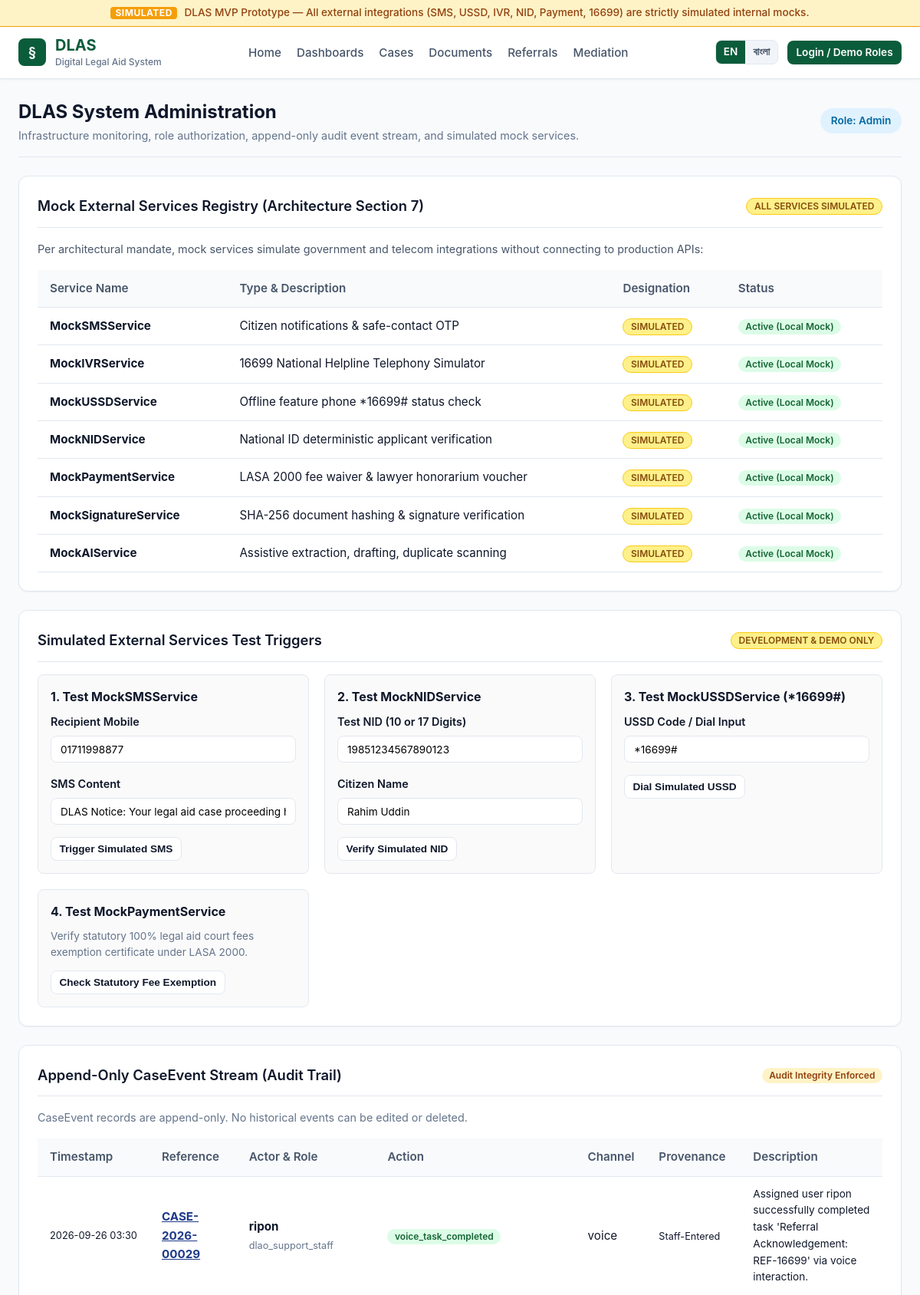
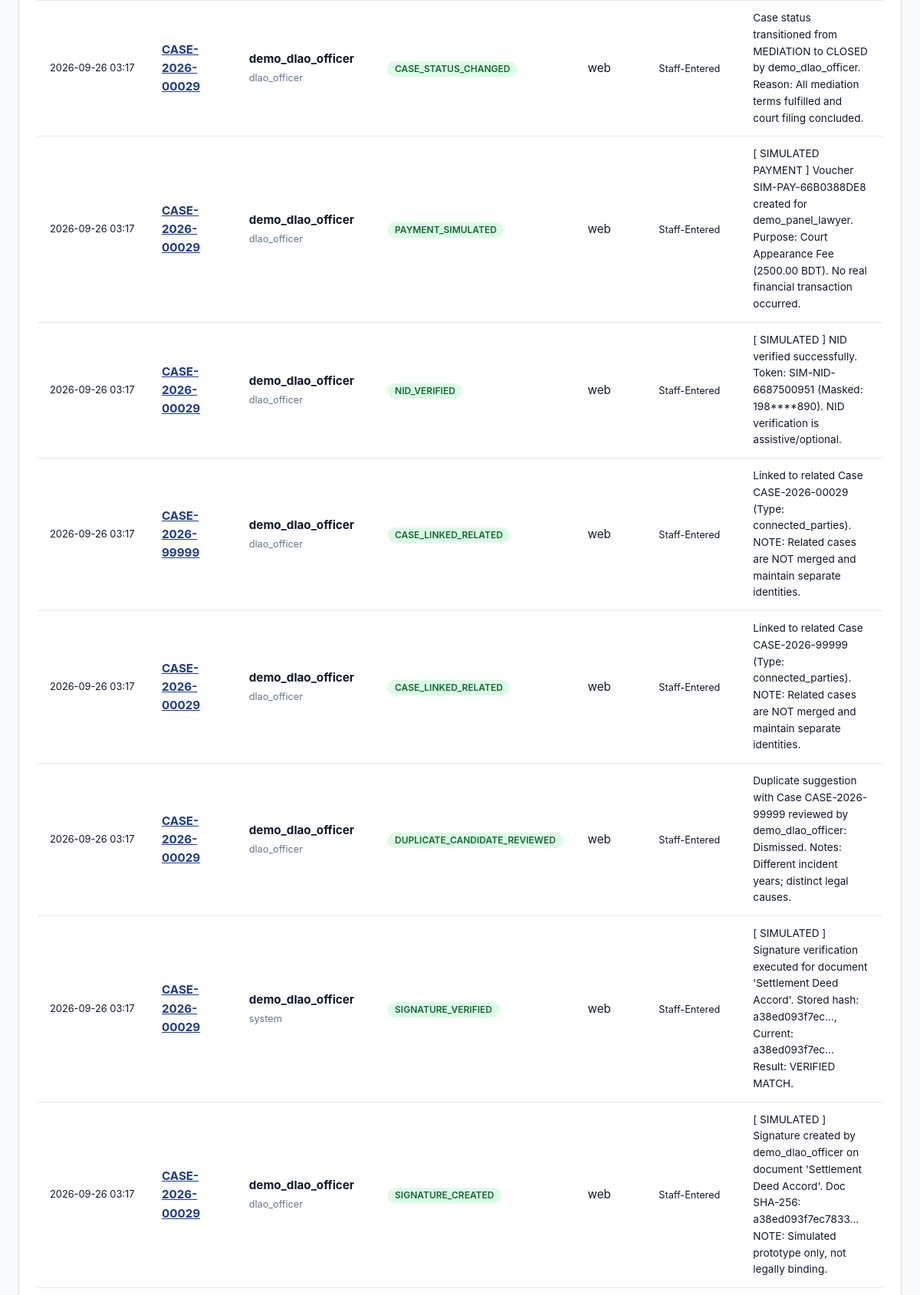
Screenshot of /dashboard/admin/ (upper part) with the database file from the repository (2 pictures, top to bottom).
### cases/models.py (models this page shows, shortened)
class CaseEvent(models.Model):
    PROVENANCE_APPLICANT_CONFIRMED = 'applicant_confirmed'
    PROVENANCE_REPRESENTATIVE_REPORTED = 'representative_reported'
    PROVENANCE_INTERMEDIARY_TRANSLATED = 'intermediary_translated'
    PROVENANCE_STAFF_ENTERED = 'staff_entered'
    PROVENANCE_AI_INFERRED = 'ai_inferred'
    PROVENANCE_CHOICES = [
        (PROVENANCE_APPLICANT_CONFIRMED, 'Applicant-Confirmed'),
        (PROVENANCE_REPRESENTATIVE_REPORTED, 'Representative-Reported'),
        (PROVENANCE_INTERMEDIARY_TRANSLATED, 'Intermediary-Translated'),
        (PROVENANCE_STAFF_ENTERED, 'Staff-Entered'),
        (PROVENANCE_AI_INFERRED, 'AI-Inferred'),
    ]
    case = models.ForeignKey(
        CaseRecord,
        null=True,
        blank=True,
        on_delete=models.PROTECT,
        related_name='events'
    )
    application = models.ForeignKey(
        Application,
        null=True,
        blank=True,
        on_delete=models.PROTECT,
        related_name='events'
    )
    actor = models.ForeignKey(
        User,
        null=True,
        blank=True,
        on_delete=models.PROTECT,
        related_name='case_events'
    )
    actor_role = models.CharField(max_length=64)
    channel = models.CharField(max_length=32)
    action = models.CharField(max_length=64)
    description = models.TextField()
    provenance = models.CharField(max_length=64, choices=PROVENANCE_CHOICES)
    authority = models.CharField(max_length=128, null=True, blank=True)
    created_at = models.DateTimeField(auto_now_add=True)
    class Meta:
        ordering = ['created_at']
        verbose_name = 'Case Event'
        verbose_name_plural = 'Case Events'

class CaseRecord(models.Model):
    PRIORITY_LOW = 'LOW'
    PRIORITY_MEDIUM = 'MEDIUM'
    PRIORITY_HIGH = 'HIGH'
    PRIORITY_URGENT = 'URGENT'
    PRIORITY_CHOICES = [
        (PRIORITY_LOW, 'Low'),
        (PRIORITY_MEDIUM, 'Medium'),
        (PRIORITY_HIGH, 'High'),
        (PRIORITY_URGENT, 'Urgent'),
    ]
    STATUS_ACCEPTED = 'ACCEPTED'
    STATUS_IN_PROGRESS = 'IN_PROGRESS'
    STATUS_REFERRED = 'REFERRED'
    STATUS_MEDIATION = 'MEDIATION'
    STATUS_RESOLVED = 'RESOLVED'
    STATUS_CLOSED = 'CLOSED'
    STATUS_CHOICES = [
        (STATUS_ACCEPTED, 'Accepted'),
        (STATUS_IN_PROGRESS, 'In Progress'),
        (STATUS_REFERRED, 'Referred'),
        (STATUS_MEDIATION, 'Mediation'),
        (STATUS_RESOLVED, 'Resolved'),
        (STATUS_CLOSED, 'Closed'),
    ]
    case_id = models.CharField(max_length=64, unique=True, db_index=True)
    application = models.OneToOneField(
        Application,
        on_delete=models.PROTECT,
        related_name='case_record'
    )
    assigned_officer = models.ForeignKey(
        User,
        on_delete=models.PROTECT,
        related_name='assigned_officer_cases'
    )
    assigned_lawyer = models.ForeignKey(
        User,
        null=True,
        blank=True,
        on_delete=models.SET_NULL,
        related_name='assigned_lawyer_cases'
    )
    priority = models.CharField(max_length=20, choices=PRIORITY_CHOICES, default=PRIORITY_MEDIUM)
    status = models.CharField(max_length=32, choices=STATUS_CHOICES, default=STATUS_ACCEPTED)
    accepted_at = models.DateTimeField(default=timezone.now)
    closed_at = models.DateTimeField(null=True, blank=True)
    created_at = models.DateTimeField(auto_now_add=True)
    updated_at = models.DateTimeField(auto_now=True)
    class Meta:
        ordering = ['-created_at']
        verbose_name = 'Case Record'
        verbose_name_plural = 'Case Records'

### dashboard/views.py (the view, shortened to what this page needs)
# urls.py: path('admin/', views.admin_dashboard, name='admin'),
def admin_dashboard(request):
    from cases.models import CaseEvent
    from core.mock_services import (
        MockSMSService,
        MockIVRService,
        MockUSSDService,
        MockNIDService,
        MockPaymentService,
        MockSignatureService,
    )
    from cases.ai_service import MockAIService
    events = CaseEvent.objects.all().select_related('case', 'application', 'actor').order_by('-created_at')[:35]
    simulated_result = None
    return render(request, 'dashboard/admin.html', {
        'events': events,
        'simulated_result': simulated_result,
        'mock_services': [
            {'name': 'MockSMSService', 'desc_en': 'Citizen notifications & safe-contact OTP', 'desc_bn': 'নাগরিক নোটিফিকেশন ও নিরাপদ বিকল্প নম্বর ওটিপি', 'status': 'SIMULATED'},
            {'name': 'MockIVRService', 'desc_en': '16699 National Helpline Telephony Simulator', 'desc_bn': '১৬৬৯৯ জাতীয় হেল্পলাইন ভয়েস টেলিফোনি সিমুলেটর', 'status': 'SIMULATED'},
            {'name': 'MockUSSDService', 'desc_en': 'Offline feature phone *16699# status check', 'desc_bn': 'ফিচার ফোনে অফলাইন *১৬৬৯৯# অনুসন্ধান গেটওয়ে', 'status': 'SIMULATED'},
            {'name': 'MockNIDService', 'desc_en': 'National ID deterministic applicant verification', 'desc_bn': 'জাতীয় পরিচয়পত্র পরীক্ষামূলক সিমুলেটেড যাচাইকরণ', 'status': 'SIMULATED'},
            {'name': 'MockPaymentService', 'desc_en': 'LASA 2000 fee waiver & lawyer honorarium voucher', 'desc_bn': 'লিগ্যাল এইড ফি মওকুফ ও আইনজীবী ভাতা সিমুলেশন', 'status': 'SIMULATED'},
            {'name': 'MockSignatureService', 'desc_en': 'SHA-256 document hashing & signature verification', 'desc_bn': 'এসএইচএ-২৫৬ হ্যাশিং ও ইলেকট্রনিক স্বাক্ষর সিমুলেশন', 'status': 'SIMULATED'},
            {'name': 'MockAIService', 'desc_en': 'Assistive extraction, drafting, duplicate scanning', 'desc_bn': 'সহায়তাকৃত তথ্য নিষ্কাশন ও ড্রাফটিং', 'status': 'SIMULATED'},
        ]
    })

### templates/dashboard/admin.html (shortened to what this page needs)
{% extends 'base.html' %}
{% load dlas_tags %}
{% block content %}
<div class="dashboard-header">
  <div>
    <h2>{% tr "DLAS System Administration" "ডিএলএএস সিস্টেম প্রশাসন" %}</h2>
    <p style="color: var(--text-muted); font-size: 0.9rem;">
      {% tr "Infrastructure monitoring, role authorization, append-only audit event stream, and simulated mock services." "ইনফ্রাস্ট্রাকচার পর্যবেক্ষণ, রোল অনুমতি, অপরিবর্তনীয় অডিট লগ এবং সিমুলেটেড মক সার্ভিস ব্যবস্থাপনা।" %}
    </p>
  </div>
  <div>
    <span class="role-pill">{% tr "Role: Admin" "রোল: সিস্টেম অ্যাডমিন" %}</span>
  </div>
</div>
<div class="card">
  <div class="card-header">
    <h3 class="card-title">{% tr "Mock External Services Registry (Architecture Section 7)" "মক বাহ্যিক সেবা তালিকা (আর্কিটেকচার বিভাগ ৭)" %}</h3>
    <span class="badge badge-simulated">{% tr "ALL SERVICES SIMULATED" "সকল সেবা সিমুলেটেড" %}</span>
  </div>
  <p style="color: var(--text-secondary); font-size: 0.9rem; margin-bottom: 1rem;">
    {% tr "Per architectural mandate, mock services simulate government and telecom integrations without connecting to production APIs:" "আর্কিটেকচার নির্দেশ অনুযায়ী, মূল সরকারি বা টেলিকম এপিআই এর সাথে যুক্ত না হয়ে অভ্যন্তরীণ সিমুলেশন চলছে:" %}
  </p>
  <div class="table-container">
    <table class="table">
      <thead>
        <tr>
          <th>{% tr "Service Name" "সেবার নাম" %}</th>
          <th>{% tr "Type & Description" "ধরন ও বিবরণ" %}</th>
          <th>{% tr "Designation" "চিহ্নিতকরণ" %}</th>
          <th>{% tr "Status" "অবস্থা" %}</th>
        </tr>
      </thead>
      <tbody>
        {% for svc in mock_services %}
          <tr>
            <td><strong>{{ svc.name }}</strong></td>
            <td>{% tr svc.desc_en svc.desc_bn %}</td>
            <td><span class="badge badge-simulated">{% tr "SIMULATED" "সিমুলেটেড" %}</span></td>
            <td><span class="badge badge-accepted">{% tr "Active (Local Mock)" "সক্রিয় (অভ্যন্তরীণ মক)" %}</span></td>
          </tr>
        {% endfor %}
      </tbody>
    </table>
  </div>
</div>
<div class="card">
  <div class="card-header">
    <h3 class="card-title">{% tr "Simulated External Services Test Triggers" "সিমুলেটেড বাহ্যিক সেবা পরীক্ষণ কেন্দ্র" %}</h3>
    <span class="badge badge-simulated">{% tr "DEVELOPMENT & DEMO ONLY" "শুধুমাত্র টেস্ট ও ডেমো" %}</span>
  </div>
  <div class="grid-2">
    <div style="border: 1px solid var(--border-color); border-radius: var(--radius-md); padding: 1rem; background-color: #fafafa;">
      <h4 style="margin-bottom: 0.5rem;">{% tr "1. Test MockSMSService" "১. MockSMSService পরীক্ষা" %}</h4>
      <form method="POST" action="{% url 'dashboard:admin' %}">
        <div class="form-group">
          <label class="form-label">{% tr "Recipient Mobile" "প্রাপকের মোবাইল" %}</label>
          <input type="text" name="phone" value="01711998877" class="form-input" style="font-size: 0.85rem;">
        </div>
        <div class="form-group">
          <label class="form-label">{% tr "SMS Content" "এসএমএস বার্তা" %}</label>
          <input type="text" name="message" value="DLAS Notice: Your legal aid case proceeding hearing is scheduled for tomorrow." class="form-input" style="font-size: 0.85rem;">
        </div>
        <button type="submit" class="btn btn-secondary btn-sm">
          {% tr "Trigger Simulated SMS" "সিমুলেটেড এসএমএস পাঠান" %}
        </button>
      </form>
    </div>
    <div style="border: 1px solid var(--border-color); border-radius: var(--radius-md); padding: 1rem; background-color: #fafafa;">
      <h4 style="margin-bottom: 0.5rem;">{% tr "2. Test MockNIDService" "২. MockNIDService পরীক্ষা" %}</h4>
      <form method="POST" action="{% url 'dashboard:admin' %}">
        <div class="form-group">
          <label class="form-label">{% tr "Test NID (10 or 17 Digits)" "টেস্ট এনআইডি (১০ বা ১৭ ডিজিট)" %}</label>
          <input type="text" name="nid_number" value="19851234567890123" class="form-input" style="font-size: 0.85rem;">
        </div>
        <div class="form-group">
          <label class="form-label">{% tr "Citizen Name" "নাগরিকের নাম" %}</label>
          <input type="text" name="name" value="Rahim Uddin" class="form-input" style="font-size: 0.85rem;">
        </div>
        <button type="submit" class="btn btn-secondary btn-sm">
          {% tr "Verify Simulated NID" "সিমুলেটেড এনআইডি যাচাই করুন" %}
        </button>
      </form>
    </div>
    <div style="border: 1px solid var(--border-color); border-radius: var(--radius-md); padding: 1rem; background-color: #fafafa;">
      <h4 style="margin-bottom: 0.5rem;">{% tr "3. Test MockUSSDService (*16699#)" "৩. MockUSSDService পরীক্ষা (*১৬৬৯৯#)" %}</h4>
      <form method="POST" action="{% url 'dashboard:admin' %}">
        <div class="form-group">
          <label class="form-label">{% tr "USSD Code / Dial Input" "ইউএসএসডি ইনপুট" %}</label>
          <input type="text" name="ussd_input" value="*16699#" class="form-input" style="font-size: 0.85rem;">
        </div>
        <button type="submit" class="btn btn-secondary btn-sm">
          {% tr "Dial Simulated USSD" "সিমুলেটেড ইউএসএসডি ডায়াল করুন" %}
        </button>
      </form>
    </div>
    <div style="border: 1px solid var(--border-color); border-radius: var(--radius-md); padding: 1rem; background-color: #fafafa;">
      <h4 style="margin-bottom: 0.5rem;">{% tr "4. Test MockPaymentService" "৪. MockPaymentService পরীক্ষা" %}</h4>
      <form method="POST" action="{% url 'dashboard:admin' %}">
        <p style="font-size: 0.85rem; color: var(--text-muted); margin-bottom: 0.75rem;">
          {% tr "Verify statutory 100% legal aid court fees exemption certificate under LASA 2000." "লিগ্যাল এইড সার্ভিসেস অ্যাক্ট ২০০০ অনুযায়ী শতভাগ ফি মওকুফ সনদ যাচাই।" %}
        </p>
        <button type="submit" class="btn btn-secondary btn-sm">
          {% tr "Check Statutory Fee Exemption" "ফি মওকুফ সনদ যাচাই করুন" %}
        </button>
      </form>
    </div>
  </div>
</div>
<div class="card">
  <div class="card-header">
    <h3 class="card-title">{% tr "Append-Only CaseEvent Stream (Audit Trail)" "অপরিবর্তনীয় CaseEvent অডিট স্ট্রিম (অডিট ট্রেইল)" %}</h3>
    <span class="badge badge-under-review">{% tr "Audit Integrity Enforced" "অডিট সুরক্ষা নিশ্চিত" %}</span>
  </div>
  <p style="color: var(--text-muted); font-size: 0.9rem; margin-bottom: 1rem;">
    {% tr "CaseEvent records are append-only. No historical events can be edited or deleted." "CaseEvent রেকর্ড সর্বদা অপরিবর্তনীয়। কোনো পূর্ববর্তী ইভেন্ট মুছে ফেলা বা পরিবর্তন করা অসম্ভব।" %}
  </p>
  {% if events %}
    <div class="table-container">
      <table class="table">
        <thead>
          <tr>
            <th>{% tr "Timestamp" "সময়" %}</th>
            <th>{% tr "Reference" "নম্বর" %}</th>
            <th>{% tr "Actor & Role" "ব্যবহারকারী ও রোল" %}</th>
            <th>{% tr "Action" "পদক্ষেপ" %}</th>
            <th>{% tr "Channel" "চ্যানেল" %}</th>
            <th>{% tr "Provenance" "উৎস" %}</th>
            <th>{% tr "Description" "বিবরণ" %}</th>
          </tr>
        </thead>
        <tbody>
          {% for ev in events %}
            <tr>
              <td style="font-size: 0.8rem; white-space: nowrap;">{{ ev.created_at|date:"Y-m-d H:i" }}</td>
              <td style="font-weight: 700;">
                {% if ev.case %}
                  <a href="{% url 'cases:officer_case_detail' ev.case.case_id %}" style="color: var(--secondary-color);">{{ ev.case.case_id }}</a>
                {% elif ev.application %}
                  <a href="{% url 'cases:officer_application_detail' ev.application.application_id %}">{{ ev.application.application_id }}</a>
                {% else %}
                  —
                {% endif %}
              </td>
              <td>
                <strong>{{ ev.actor.username|default:"System" }}</strong><br>
                <small style="color: var(--text-muted);">{{ ev.actor_role }}</small>
              </td>
              <td><span class="badge badge-accepted" style="font-size: 0.75rem;">{{ ev.action }}</span></td>
              <td>{{ ev.channel }}</td>
              <td><small>{{ ev.get_provenance_display }}</small></td>
              <td style="font-size: 0.85rem; max-width: 320px;">{{ ev.description }}</td>
            </tr>
          {% endfor %}
        </tbody>
      </table>
    </div>
  {% else %}
    <div class="empty-state">
      <p>{% tr "No CaseEvent records logged in current database." "ডাটাবেজে এখনো কোনো CaseEvent রেকর্ড তৈরি হয়নি।" %}</p>
    </div>
  {% endif %}
</div>
{% endblock %}

### rows the page displays
CaseEvent: created_at "2026-09-26 03:30", case.case_id "CASE-2026-00029", actor.username "ripon", actor_role "dlao_support_staff", action "voice_task_completed", channel "voice", provenance "Staff-Entered", description "Assigned user ripon successfully completed task 'Referral Acknowledgement: REF-16699' via voice interaction."
CaseEvent: created_at "2026-09-26 03:17", case.case_id "CASE-2026-00029", actor.username "demo_dlao_officer", actor_role "dlao_officer", action "CASE_STATUS_CHANGED", channel "web", provenance "Staff-Entered", description "Case status transitioned from MEDIATION to CLOSED by demo_dlao_officer. Reason: All mediation terms fulfilled and court filing concluded."
CaseEvent: created_at "2026-09-26 03:17", case.case_id "CASE-2026-00029", actor.username "demo_dlao_officer", actor_role "dlao_officer", action "PAYMENT_SIMULATED", channel "web", provenance "Staff-Entered", description "[ SIMULATED PAYMENT ] Voucher SIM-PAY-66B0388DE8 created for demo_panel_lawyer. Purpose: Court Appearance Fee (2500.00 BDT). No real financial transaction occurred."
CaseEvent: created_at "2026-09-26 03:17", case.case_id "CASE-2026-00029", actor.username "demo_dlao_officer", actor_role "dlao_officer", action "NID_VERIFIED", channel "web", provenance "Staff-Entered", description "[ SIMULATED ] NID verified successfully. Token: SIM-NID-6687500951 (Masked: 198****890). NID verification is assistive/optional."
CaseEvent: created_at "2026-09-26 03:17", case.case_id "CASE-2026-99999", actor.username "demo_dlao_officer", actor_role "dlao_officer", action "CASE_LINKED_RELATED", channel "web", provenance "Staff-Entered", description "Linked to related Case CASE-2026-00029 (Type: connected_parties). NOTE: Related cases are NOT merged and maintain separate identities."
CaseEvent: created_at "2026-09-26 03:17", case.case_id "CASE-2026-00029", actor.username "demo_dlao_officer", actor_role "dlao_officer", action "CASE_LINKED_RELATED", channel "web", provenance "Staff-Entered", description "Linked to related Case CASE-2026-99999 (Type: connected_parties). NOTE: Related cases are NOT merged and maintain separate identities."
CaseEvent: created_at "2026-09-26 03:17", case.case_id "CASE-2026-00029", actor.username "demo_dlao_officer", actor_role "dlao_officer", action "DUPLICATE_CANDIDATE_REVIEWED", channel "web", provenance "Staff-Entered", description "Duplicate suggestion with Case CASE-2026-99999 reviewed by demo_dlao_officer: Dismissed. Notes: Different incident years; distinct legal causes."
CaseEvent: created_at "2026-09-26 03:17", case.case_id "CASE-2026-00029", actor.username "demo_dlao_officer", actor_role "system", action "SIGNATURE_VERIFIED", channel "web", provenance "Staff-Entered", description "[ SIMULATED ] Signature verification executed for document 'Settlement Deed Accord'. Stored hash: a38ed093f7ec..., Current: a38ed093f7ec... Result: VERIFIED MATCH."
CaseEvent: created_at "2026-09-26 03:17", case.case_id "CASE-2026-00029", actor.username "demo_dlao_officer", actor_role "dlao_officer", action "SIGNATURE_CREATED", channel "web", provenance "Staff-Entered", description "[ SIMULATED ] Signature created by demo_dlao_officer on document 'Settlement Deed Accord'. Doc SHA-256: a38ed093f7ec7833... NOTE: Simulated prototype only, not legally binding."

### other values shown
{{ svc.name }} "MockSMSService" "MockIVRService" "MockUSSDService" "MockNIDService" "MockPaymentService" "MockSignatureService" "MockAIService"
